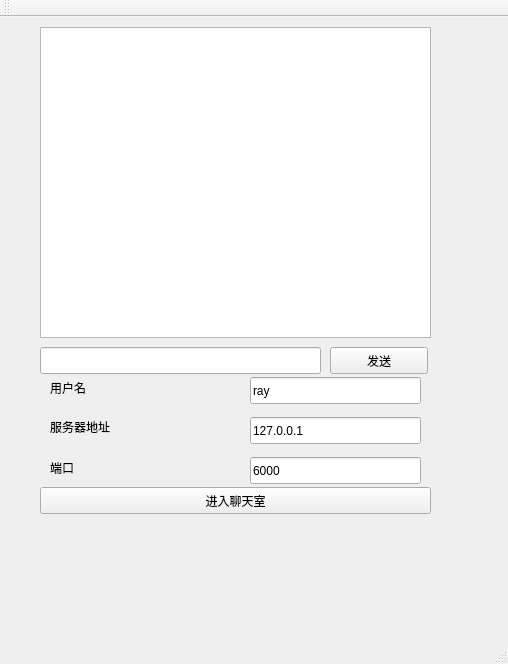
<?xml version="1.0" encoding="UTF-8"?>
<ui version="4.0">
 <class>udpcilent</class>
 <widget class="QMainWindow" name="udpcilent">
  <property name="geometry">
   <rect>
    <x>0</x>
    <y>0</y>
    <width>508</width>
    <height>664</height>
   </rect>
  </property>
  <property name="windowTitle">
   <string>udpcilent</string>
  </property>
  <widget class="QWidget" name="centralWidget">
   <widget class="QLabel" name="portLabel">
    <property name="geometry">
     <rect>
      <x>50</x>
      <y>440</y>
      <width>141</width>
      <height>21</height>
     </rect>
    </property>
    <property name="text">
     <string>端口</string>
    </property>
   </widget>
   <widget class="QLineEdit" name="sendLineEdit">
    <property name="geometry">
     <rect>
      <x>40</x>
      <y>330</y>
      <width>281</width>
      <height>27</height>
     </rect>
    </property>
   </widget>
   <widget class="QPushButton" name="sendButton">
    <property name="geometry">
     <rect>
      <x>330</x>
      <y>330</y>
      <width>98</width>
      <height>27</height>
     </rect>
    </property>
    <property name="text">
     <string>发送</string>
    </property>
   </widget>
   <widget class="QListWidget" name="contentListWidget">
    <property name="geometry">
     <rect>
      <x>40</x>
      <y>10</y>
      <width>391</width>
      <height>311</height>
     </rect>
    </property>
   </widget>
   <widget class="QLabel" name="userNameLabel">
    <property name="geometry">
     <rect>
      <x>50</x>
      <y>360</y>
      <width>141</width>
      <height>21</height>
     </rect>
    </property>
    <property name="text">
     <string>用户名</string>
    </property>
   </widget>
   <widget class="QLineEdit" name="portLineEdit">
    <property name="geometry">
     <rect>
      <x>250</x>
      <y>440</y>
      <width>171</width>
      <height>27</height>
     </rect>
    </property>
    <property name="text">
     <string>6000</string>
    </property>
   </widget>
   <widget class="QLineEdit" name="serverIPLineEdit">
    <property name="geometry">
     <rect>
      <x>250</x>
      <y>400</y>
      <width>171</width>
      <height>27</height>
     </rect>
    </property>
    <property name="text">
     <string>127.0.0.1</string>
    </property>
   </widget>
   <widget class="QLineEdit" name="userNameLineEdit">
    <property name="geometry">
     <rect>
      <x>250</x>
      <y>360</y>
      <width>171</width>
      <height>27</height>
     </rect>
    </property>
    <property name="text">
     <string>ray</string>
    </property>
   </widget>
   <widget class="QLabel" name="serverIPLabel">
    <property name="geometry">
     <rect>
      <x>50</x>
      <y>400</y>
      <width>141</width>
      <height>20</height>
     </rect>
    </property>
    <property name="text">
     <string>服务器地址</string>
    </property>
   </widget>
   <widget class="QPushButton" name="enterBtn">
    <property name="geometry">
     <rect>
      <x>40</x>
      <y>470</y>
      <width>391</width>
      <height>27</height>
     </rect>
    </property>
    <property name="text">
     <string>进入聊天室</string>
    </property>
   </widget>
  </widget>
  <widget class="QMenuBar" name="menuBar">
   <property name="geometry">
    <rect>
     <x>0</x>
     <y>0</y>
     <width>508</width>
     <height>29</height>
    </rect>
   </property>
  </widget>
  <widget class="QToolBar" name="mainToolBar">
   <attribute name="toolBarArea">
    <enum>TopToolBarArea</enum>
   </attribute>
   <attribute name="toolBarBreak">
    <bool>false</bool>
   </attribute>
  </widget>
  <widget class="QStatusBar" name="statusBar"/>
 </widget>
 <layoutdefault spacing="6" margin="11"/>
 <resources/>
 <connections/>
</ui>
